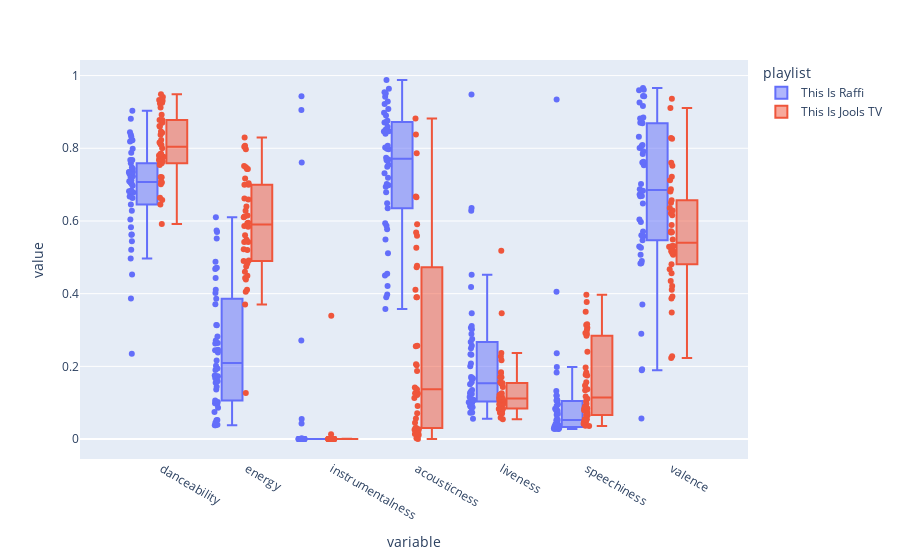

Notebook code cell kept with this figure:
### Code cell
fig = px.box(data,
             y=['danceability', 'energy', 'instrumentalness', 'acousticness', 'liveness', 'speechiness', 'valence'],
             points='all',
             hover_name='track.name',
             color='playlist')
fig.show()

### Figure 1 — Plotly figure (JSON) as saved in the notebook; plotly's stock layout.template omitted (floating-point values rounded to 4 significant figures; data arrays with more than 128 entries replaced by an {"elided": "..."} marker saying what was removed)
{"data": [{"alignmentgroup": "True", "boxpoints": "all", "hovertemplate": "<b>%{hovertext}</b><br><br>playlist=This Is Raffi<br>variable=%{x}<br>value=%{y}<extra></extra>", "hovertext": {"elided": "322 str values"}, "legendgroup": "This Is Raffi", "marker": {"color": "#636efa"}, "name": "This Is Raffi", "notched": false, "offsetgroup": "This Is Raffi", "orientation": "v", "showlegend": true, "type": "box", "x": {"elided": "322 str values"}, "x0": " ", "xaxis": "x", "y": {"elided": "322 float values"}, "y0": " ", "yaxis": "y"}, {"alignmentgroup": "True", "boxpoints": "all", "hovertemplate": "<b>%{hovertext}</b><br><br>playlist=This Is Jools TV<br>variable=%{x}<br>value=%{y}<extra></extra>", "hovertext": {"elided": "294 str values"}, "legendgroup": "This Is Jools TV", "marker": {"color": "#EF553B"}, "name": "This Is Jools TV", "notched": false, "offsetgroup": "This Is Jools TV", "orientation": "v", "showlegend": true, "type": "box", "x": {"elided": "294 str values"}, "x0": " ", "xaxis": "x", "y": {"elided": "294 float values"}, "y0": " ", "yaxis": "y"}], "layout": {"boxmode": "group", "legend": {"title": {"text": "playlist"}, "tracegroupgap": 0}, "margin": {"t": 60}, "xaxis": {"anchor": "y", "domain": [0, 1], "title": {"text": "variable"}}, "yaxis": {"anchor": "x", "domain": [0, 1], "title": {"text": "value"}}}}
